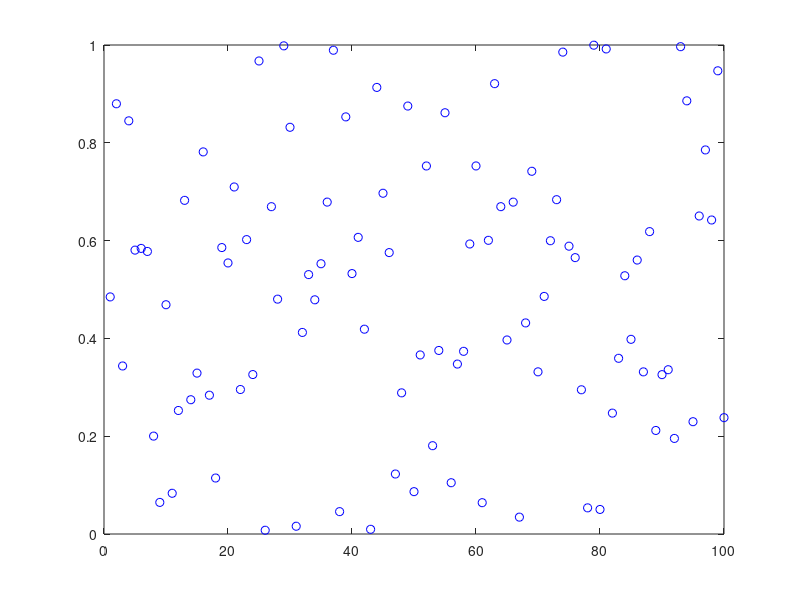

Source code (MATLAB): (Note: this script raises an error after producing the figure.)
% Single plot

close all
clear all

filename = 'animation2';
dt = 1; % Pause between each frame
F = struct('cdata',[],'colormap',[]);

fh = figure('units','pixels','position',[100 100 1092 384]);
set(gcf,'color','w');
%hold all % If you want to overlap plots

n = 10;
data1 = rand(100,n); % Use your data here

cont = 1;
for i = 1 : n
    plot(data1(:,i),'bo')
    axis([0,100,0,1])
    
    ax = gca;
    ax.Units = 'pixels';
    pos = ax.Position;
    marg = 30;
    rect = [-marg, -marg, pos(3)+2*marg, pos(4)+2*marg];
    F(cont) = getframe(ax, rect);

    % Pass axis instead of figure to getframe in order to capture only the
    % inside of the plot. The margin can be used to get also axes ticks.
    
    [X, map] = rgb2ind(frame2im(F(cont)),256);
    cont = cont + 1;
    
    % Write gif
    if i == 1
        imwrite(X, map, [filename '.gif'], 'Loopcount', inf, 'DelayTime', dt)
    else
        imwrite(X, map, [filename '.gif'], 'WriteMode', 'Append', 'DelayTime', dt)
    end
end

% Write video
v = VideoWriter(filename);
v.FrameRate = 1/dt;
open(v)
writeVideo(v,F)
close(v)
